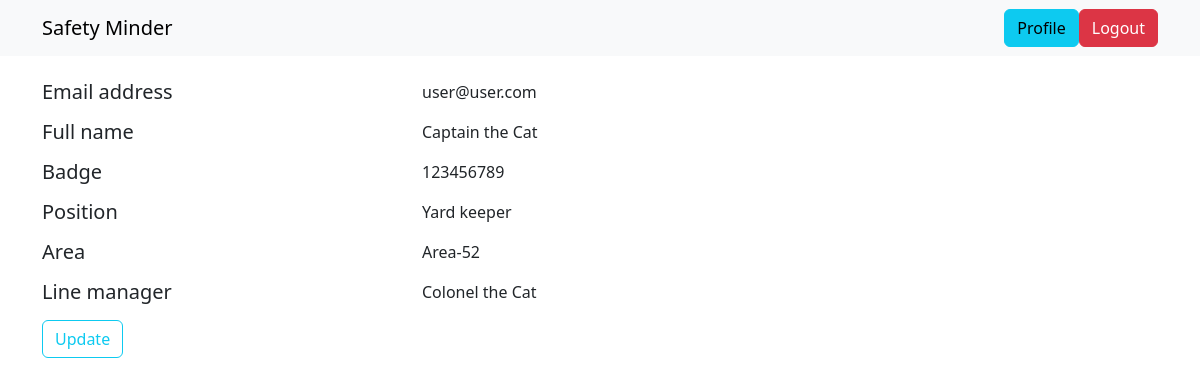
Page /safety-minder/profile/ (signed in) on the committed database.
### app_users/models.py (models this page shows, shortened)
class CustomUser(AbstractUser, PermissionsMixin):
    email = models.EmailField(_('email address'), unique=True)
    username = models.CharField(max_length=30, unique=False, blank=True, null=True)
    full_name = models.CharField(max_length=100, unique=True, blank=False, null=False)
    badge = models.PositiveIntegerField(unique=True, null=True)
    position = models.CharField(max_length=50, unique=False, blank=False, null=False)
    area = models.CharField(max_length=50, unique=False, blank=False, null=True)
    line_manager = models.CharField(max_length=100, unique=False, blank=False, null=True)
    is_active = models.BooleanField(default=True)
    is_superuser = models.BooleanField(default=False)
    is_staff = models.BooleanField(default=False)
    USERNAME_FIELD = 'email'
    REQUIRED_FIELDS = []
    objects = CustomUserManager()
    class Meta:
        verbose_name = "Custom User"
        verbose_name_plural = "Custom Users"

### app_main_site/views.py (the view)
# urls.py: path("profile/", views.profile, name="profile"),
def profile(request):
    profile = ProfileForm(data=model_to_dict(CustomUser.objects.get(pk=request.user.id)))
    context = {
        "profile": profile
    }
    return render(request, "app_main_site/profile.html", context)

### app_main_site/templates/app_main_site/profile.html (shortened to what this page needs)
{% extends "app_main_site/base.html" %}
{% block content %}
    {% for item in profile %}
        <div class="row">
            <div class="col-md-4 col-12">
                <h5>{{ item.label }}</h5>
            </div>
            <div class="col-md-8 col-12">
                <p>{{ item.data }}</p>
            </div>
        </div>
    {% endfor %}
    <a href="{% url 'app_main_site:update_profile' %}">
        <button type="button" class="btn btn-outline-info">Update</button>
    </a>
{% endblock%}

### rows in the picture
CustomUser: data "user@user.com" "Captain the Cat" "Yard keeper" "Area-52" "Colonel the Cat"

### other values in the picture
{{ item.label }} "Email address" "Full name" "Badge" "Position" "Area" "Line manager"
{{ item.data }} "123456789"
